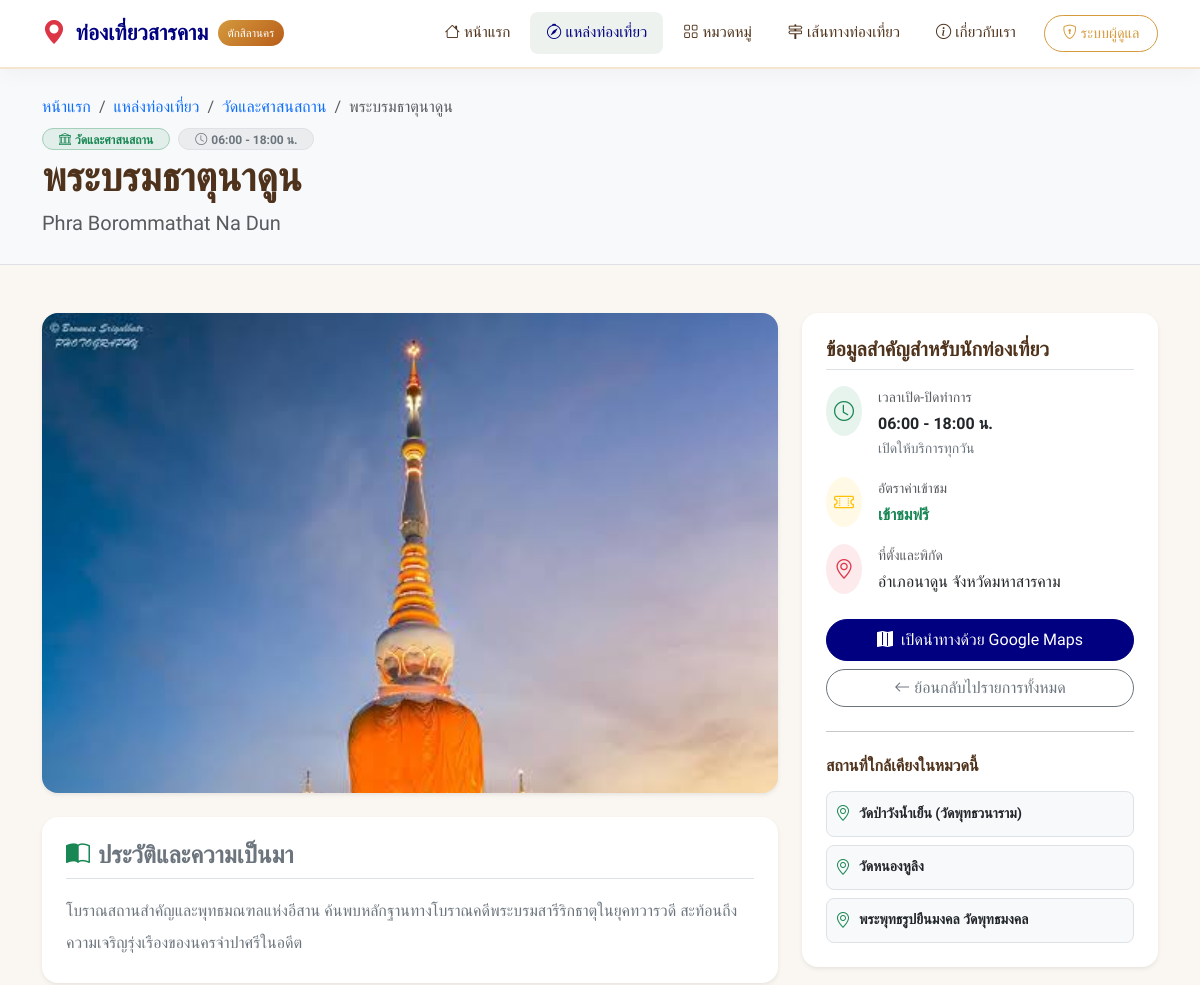
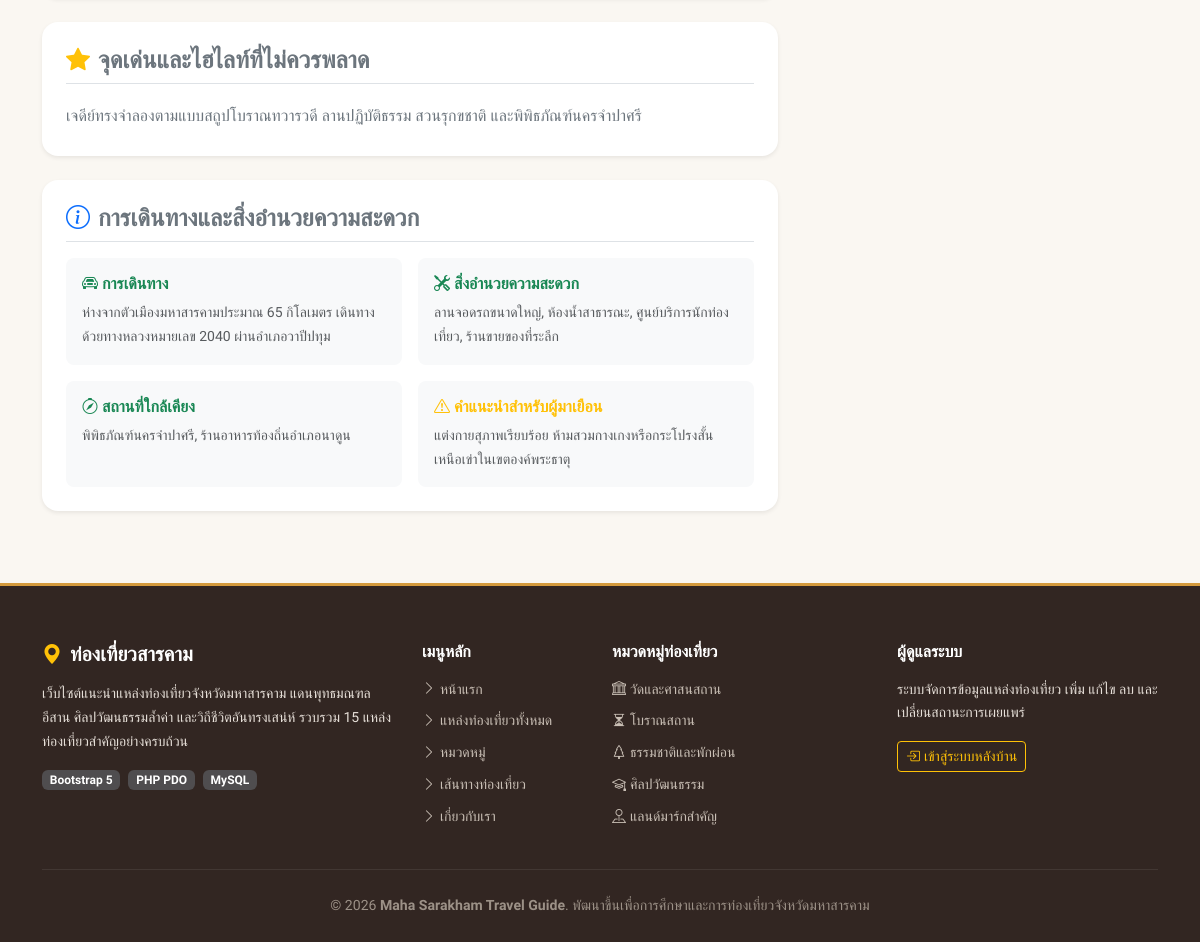
/attraction-detail.php?id=2, run on the app's committed database (2 pictures, top to bottom).
### tables this page shows
CREATE TABLE `attractions` (
  `id` INT(11) NOT NULL AUTO_INCREMENT,
  `category_id` INT(11) NOT NULL,
  `name_th` VARCHAR(150) NOT NULL,
  `name_en` VARCHAR(150) DEFAULT NULL,
  `slug` VARCHAR(150) NOT NULL,
  `history` TEXT DEFAULT NULL,
  `highlights` TEXT DEFAULT NULL,
  `opening_time` TIME DEFAULT NULL,
  `closing_time` TIME DEFAULT NULL,
  `is_open_24_hours` TINYINT(1) NOT NULL DEFAULT 0,
  `operating_days` VARCHAR(100) DEFAULT 'เปิดให้บริการทุกวัน',
  `admission_fee` VARCHAR(150) DEFAULT 'ยังไม่มีข้อมูลยืนยัน',
  `image_url` VARCHAR(255) DEFAULT 'assets/images/default.jpg',
  `address` TEXT DEFAULT NULL,
  `travel_info` TEXT DEFAULT 'ยังไม่มีข้อมูลยืนยัน',
  `google_maps_url` TEXT NOT NULL,
  `facilities` TEXT DEFAULT 'ยังไม่มีข้อมูลยืนยัน',
  `nearby_places` TEXT DEFAULT 'ยังไม่มีข้อมูลยืนยัน',
  `visitor_tips` TEXT DEFAULT 'ยังไม่มีข้อมูลยืนยัน',
  `status` ENUM('published', 'draft') NOT NULL DEFAULT 'published',
  `created_at` TIMESTAMP NOT NULL DEFAULT CURRENT_TIMESTAMP,
  `updated_at` TIMESTAMP NOT NULL DEFAULT CURRENT_TIMESTAMP ON UPDATE CURRENT_TIMESTAMP,
  PRIMARY KEY (`id`),
  UNIQUE KEY `slug_unique` (`slug`),
  KEY `fk_attractions_category` (`category_id`),
  CONSTRAINT `fk_attractions_category` FOREIGN KEY (`category_id`) REFERENCES `categories` (`id`) ON UPDATE CASCADE ON DELETE RESTRICT
);

CREATE TABLE `categories` (
  `id` INT(11) NOT NULL AUTO_INCREMENT,
  `name` VARCHAR(100) NOT NULL,
  `slug` VARCHAR(100) NOT NULL,
  `description` TEXT DEFAULT NULL,
  `icon` VARCHAR(50) DEFAULT 'bi-geo-alt',
  `created_at` TIMESTAMP NOT NULL DEFAULT CURRENT_TIMESTAMP,
  PRIMARY KEY (`id`),
  UNIQUE KEY `slug_unique` (`slug`)
);

### includes/functions.php (called while the page is built, shortened)
<?php
if (!function_exists('e')) {
    function e($string) {
        return htmlspecialchars((string)$string, ENT_QUOTES, 'UTF-8');
    }
}
if (!function_exists('format_time_range')) {
    function format_time_range($open, $close, $is_24_hours) {
        return date('H:i', strtotime($open)) . ' - ' . date('H:i', strtotime($close)) . ' น.';
    }
}
if (!function_exists('get_image_url')) {
    function get_image_url($path) {
        if (!empty($path)) {
            if (file_exists(__DIR__ . '/../' . $path)) {
                return $path;
            }
        }
        return 'assets/images/placeholder.svg';
    }
}
?>

### attraction-detail.php (the view, shortened to what this page needs)
<?php
require_once __DIR__ . '/config/db.php';
require_once __DIR__ . '/includes/functions.php';
$id = isset($_GET['id']) ? (int)$_GET['id'] : 0;
try {
    if ($id > 0) {
        $stmt = $pdo->prepare("
            SELECT a.*, c.name as category_name, c.icon as category_icon
            FROM attractions a
            JOIN categories c ON a.category_id = c.id
            WHERE a.id = ? AND a.status = 'published'
        ");
        $stmt->execute([$id]);
    }
    $item = $stmt->fetch();
    $rel_stmt = $pdo->prepare("
        SELECT * FROM attractions
        WHERE category_id = ? AND id != ? AND status = 'published'
        LIMIT 3
    ");
    $rel_stmt->execute([$item['category_id'], $item['id']]);
    $related = $rel_stmt->fetchAll();
} catch (PDOException $e) {
    die("เกิดข้อผิดพลาดในการดึงข้อมูล");
}
require_once __DIR__ . '/includes/header.php';
?>
<div class="py-4 bg-light border-bottom">
    <div class="container">
        <nav aria-label="breadcrumb">
            <ol class="breadcrumb mb-2 small">
                <li class="breadcrumb-item"><a href="index.php" class="text-decoration-none">หน้าแรก</a></li>
                <li class="breadcrumb-item"><a href="attractions.php" class="text-decoration-none">แหล่งท่องเที่ยว</a></li>
                <li class="breadcrumb-item"><a href="attractions.php?category=<?= e($item['category_id']) ?>" class="text-decoration-none"><?= e($item['category_name']) ?></a></li>
                <li class="breadcrumb-item active" aria-current="page"><?= e($item['name_th']) ?></li>
            </ol>
        </nav>
        <div class="d-flex align-items-center gap-2 mb-1 flex-wrap">
            <span class="badge bg-success bg-opacity-10 text-success border border-success-subtle px-3 py-1 rounded-pill">
                <i class="bi <?= e($item['category_icon']) ?> me-1"></i><?= e($item['category_name']) ?>
            </span>
            <span class="badge bg-secondary bg-opacity-10 text-secondary border px-3 py-1 rounded-pill">
                <i class="bi bi-clock me-1"></i><?= format_time_range($item['opening_time'], $item['closing_time'], $item['is_open_24_hours']) ?>
            </span>
        </div>
        <h1 class="display-6 fw-bold mb-1"><?= e($item['name_th']) ?></h1>
        <?php if (!empty($item['name_en'])): ?>
            <p class="text-muted fs-5 mb-0"><?= e($item['name_en']) ?></p>
        <?php endif; ?>
    </div>
</div>
<div class="container py-5">
    <div class="row g-4">
        <div class="col-lg-8">
            <div class="rounded-4 overflow-hidden shadow-sm mb-4" style="max-height: 480px; background-color: #eae5de;">
                <img src="<?= e(get_image_url($item['image_url'])) ?>" alt="<?= e($item['name_th']) ?>" class="w-100 h-100 object-fit-cover" style="min-height: 320px;">
            </div>
            <div class="card border-0 shadow-sm rounded-4 p-4 mb-4">
                <h4 class="fw-bold mb-3 text-secondary border-bottom pb-2">
                    <i class="bi bi-book-half text-success me-2"></i>ประวัติและความเป็นมา
                </h4>
                <div class="lh-lg text-secondary">
                    <?= nl2br(e($item['history'])) ?>
                </div>
            </div>
            <div class="card border-0 shadow-sm rounded-4 p-4 mb-4">
                <h4 class="fw-bold mb-3 text-secondary border-bottom pb-2">
                    <i class="bi bi-star-fill text-warning me-2"></i>จุดเด่นและไฮไลท์ที่ไม่ควรพลาด
                </h4>
                <div class="lh-lg text-secondary">
                    <?= nl2br(e($item['highlights'])) ?>
                </div>
            </div>
            <div class="card border-0 shadow-sm rounded-4 p-4 mb-4">
                <h4 class="fw-bold mb-3 text-secondary border-bottom pb-2">
                    <i class="bi bi-info-circle text-primary me-2"></i>การเดินทางและสิ่งอำนวยความสะดวก
                </h4>
                <div class="row g-3">
                    <div class="col-md-6">
                        <div class="p-3 bg-light rounded-3 h-100">
                            <h6 class="fw-bold text-success mb-2"><i class="bi bi-car-front me-1"></i>การเดินทาง</h6>
                            <p class="small text-muted mb-0"><?= nl2br(e($item['travel_info'])) ?></p>
                        </div>
                    </div>
                    <div class="col-md-6">
                        <div class="p-3 bg-light rounded-3 h-100">
                            <h6 class="fw-bold text-success mb-2"><i class="bi bi-tools me-1"></i>สิ่งอำนวยความสะดวก</h6>
                            <p class="small text-muted mb-0"><?= nl2br(e($item['facilities'])) ?></p>
                        </div>
                    </div>
                    <div class="col-md-6">
                        <div class="p-3 bg-light rounded-3 h-100">
                            <h6 class="fw-bold text-success mb-2"><i class="bi bi-compass me-1"></i>สถานที่ใกล้เคียง</h6>
                            <p class="small text-muted mb-0"><?= nl2br(e($item['nearby_places'])) ?></p>
                        </div>
                    </div>
                    <div class="col-md-6">
                        <div class="p-3 bg-light rounded-3 h-100">
                            <h6 class="fw-bold text-warning mb-2"><i class="bi bi-exclamation-triangle me-1"></i>คำแนะนำสำหรับผู้มาเยือน</h6>
                            <p class="small text-muted mb-0"><?= nl2br(e($item['visitor_tips'])) ?></p>
                        </div>
                    </div>
                </div>
            </div>
        </div>
        <div class="col-lg-4">
            <div class="card border-0 shadow-sm rounded-4 p-4 sticky-top" style="top: 100px;">
                <h5 class="fw-bold mb-3 border-bottom pb-2">ข้อมูลสำคัญสำหรับนักท่องเที่ยว</h5>
                <div class="d-flex flex-column gap-3 mb-4">
                    <div class="d-flex align-items-start gap-3">
                        <div class="rounded-circle bg-success bg-opacity-10 text-success p-2">
                            <i class="bi bi-clock fs-5"></i>
                        </div>
                        <div>
                            <small class="text-muted d-block">เวลาเปิด-ปิดทำการ</small>
                            <strong><?= format_time_range($item['opening_time'], $item['closing_time'], $item['is_open_24_hours']) ?></strong>
                            <div class="small text-secondary"><?= e($item['operating_days']) ?></div>
                        </div>
                    </div>
                    <div class="d-flex align-items-start gap-3">
                        <div class="rounded-circle bg-warning bg-opacity-10 text-warning p-2">
                            <i class="bi bi-ticket-perforated fs-5"></i>
                        </div>
                        <div>
                            <small class="text-muted d-block">อัตราค่าเข้าชม</small>
                            <strong class="text-success"><?= e($item['admission_fee']) ?></strong>
                        </div>
                    </div>
                    <div class="d-flex align-items-start gap-3">
                        <div class="rounded-circle bg-danger bg-opacity-10 text-danger p-2">
                            <i class="bi bi-geo-alt fs-5"></i>
                        </div>
                        <div>
                            <small class="text-muted d-block">ที่ตั้งและพิกัด</small>
                            <span><?= e($item['address']) ?></span>
                        </div>
                    </div>
                </div>
                <a href="<?= e($item['google_maps_url']) ?>" target="_blank" rel="noopener noreferrer" class="btn btn-primary-custom w-100 py-2 mb-2 d-flex align-items-center justify-content-center gap-2">
                    <i class="bi bi-map-fill"></i>เปิดนำทางด้วย Google Maps
                </a>
                <a href="attractions.php" class="btn btn-outline-secondary w-100 rounded-pill">
                    <i class="bi bi-arrow-left me-1"></i>ย้อนกลับไปรายการทั้งหมด
                </a>
                <?php if (!empty($related)): ?>
                    <hr class="my-4">
                    <h6 class="fw-bold mb-3">สถานที่ใกล้เคียงในหมวดนี้</h6>
                    <div class="d-flex flex-column gap-2">
                        <?php foreach ($related as $rel): ?>
                            <a href="attraction-detail.php?id=<?= e($rel['id']) ?>" class="p-2 border rounded-3 text-decoration-none text-dark d-flex align-items-center gap-2 bg-light">
                                <i class="bi bi-geo-alt text-success"></i>
                                <span class="small fw-semibold text-truncate"><?= e($rel['name_th']) ?></span>
                            </a>
                        <?php endforeach; ?>
                    </div>
                <?php endif; ?>
            </div>
        </div>
    </div>
</div>
<?php require_once __DIR__ . '/includes/footer.php'; ?>

### assets/css/style.css (style rules this page uses)
:root { --primary-color: #000080; --primary-hover: #4169E1; --secondary-color: #4f321b; --accent-gold: #d49a3d; --accent-brick: #b85d19; --bg-cream: #faf7f2; --bg-white: #ffffff; --text-dark: #2c2523; --text-muted: #6c6460; --border-color: #e9e2d7; --card-shadow: 0 8px 24px rgba(74, 53, 37, 0.08); --card-hover-shadow: 0 16px 36px rgba(74, 53, 37, 0.15); }
body { font-family: 'Sarabun', -apple-system, BlinkMacSystemFont, 'Segoe UI', Roboto, sans-serif; background-color: var(--bg-cream); color: var(--text-dark); line-height: 1.7; min-height: 100vh; display: flex; flex-direction: column; }
h1, h2, h3, h4, h5, h6, .font-prompt { font-family: 'Prompt', sans-serif; font-weight: 600; color: var(--secondary-color); }
.btn-primary-custom { background-color: var(--primary-color); border-color: var(--primary-color); color: #fff; font-family: 'Prompt', sans-serif; border-radius: 30px; padding: 0.5rem 1.4rem; font-weight: 500; transition: all 0.25s ease; }

### data on the page
attractions: category.name "วัดและศาสนสถาน", name_th "พระบรมธาตุนาดูน", opening_time+closing_time+is_open_24_hours "06:00 - 18:00 น.", name_en "Phra Borommathat Na Dun", image_url+name_th (picture), history "โบราณสถานสำคัญและพุทธมณฑลแห่งอีสาน ค้นพบหลักฐานทางโบราณคดีพระบรมสารีริกธาตุในยุคทวารวดี สะท้อนถึงความเจริญรุ่งเรืองของนครจำปาศรีในอดีต", highlights "เจดีย์ทรงจำลองตามแบบสถูปโบราณทวารวดี ลานปฏิบัติธรรม สวนรุกขชาติ และพิพิธภัณฑ์นครจำปาศรี", travel_info "ห่างจากตัวเมืองมหาสารคามประมาณ 65 กิโลเมตร เดินทางด้วยทางหลวงหมายเลข 2040 ผ่านอำเภอวาปีปทุม", facilities "ลานจอดรถขนาดใหญ่, ห้องน้ำสาธารณะ, ศูนย์บริการนักท่องเที่ยว, ร้านขายของที่ระลึก", nearby_places "พิพิธภัณฑ์นครจำปาศรี, ร้านอาหารท้องถิ่นอำเภอนาดูน", visitor_tips "แต่งกายสุภาพเรียบร้อย ห้ามสวมกางเกงหรือกระโปรงสั้นเหนือเข่าในเขตองค์พระธาตุ", operating_days "เปิดให้บริการทุกวัน", admission_fee "เข้าชมฟรี", address "อำเภอนาดูน จังหวัดมหาสารคาม"
attractions: name_th "วัดป่าวังน้ำเย็น (วัดพุทธวนาราม)"
attractions: name_th "วัดหนองหูลิง"
attractions: name_th "พระพุทธรูปยืนมงคล วัดพุทธมงคล"
